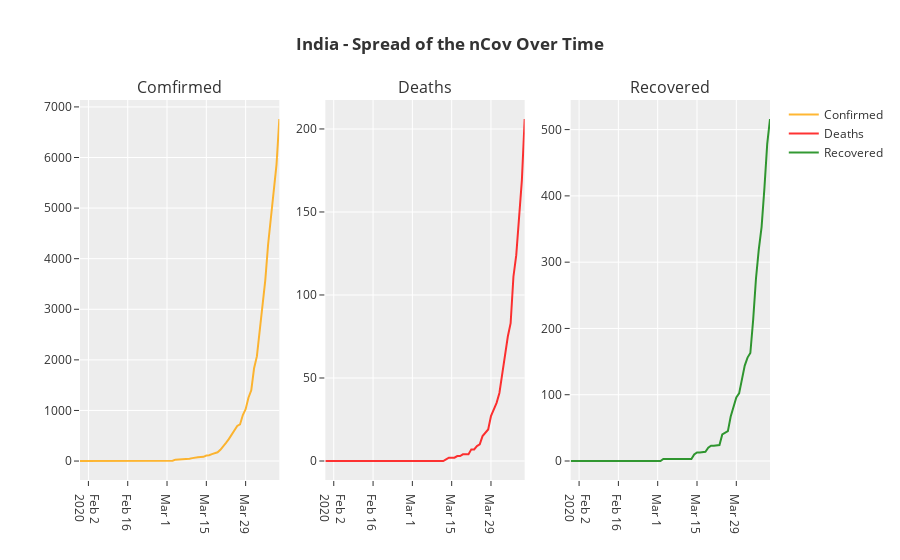

Write notebook code for a chart like this one.
### Markdown cell above
# India Spread Over Time...

### Code cell
# to plot the spread over time, we would need the data distribution spread over time starting from 22nd Jan 2020
# so we will extract the sub-set from the original data.

scatterPlotCasesOverTime(date_wise_data, "<b>India</b>")
